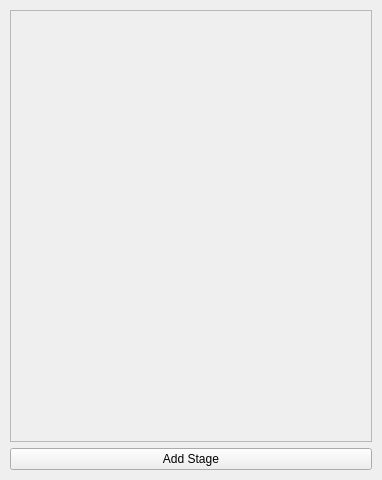
<?xml version="1.0" encoding="UTF-8"?>
<ui version="4.0">
 <class>RouteWidget</class>
 <widget class="QWidget" name="RouteWidget">
  <property name="geometry">
   <rect>
    <x>0</x>
    <y>0</y>
    <width>382</width>
    <height>480</height>
   </rect>
  </property>
  <property name="windowTitle">
   <string>RouteWidget</string>
  </property>
  <layout class="QGridLayout" name="gridLayout_2">
   <property name="leftMargin">
    <number>10</number>
   </property>
   <property name="topMargin">
    <number>10</number>
   </property>
   <property name="rightMargin">
    <number>10</number>
   </property>
   <property name="bottomMargin">
    <number>10</number>
   </property>
   <item row="1" column="0">
    <widget class="QScrollArea" name="scrollArea">
     <property name="widgetResizable">
      <bool>true</bool>
     </property>
     <widget class="QWidget" name="scrollAreaWidgetContents">
      <property name="geometry">
       <rect>
        <x>0</x>
        <y>0</y>
        <width>360</width>
        <height>429</height>
       </rect>
      </property>
      <layout class="QGridLayout" name="gridLayout">
       <item row="0" column="0">
        <layout class="QGridLayout" name="StageLayout"/>
       </item>
      </layout>
     </widget>
    </widget>
   </item>
   <item row="2" column="0">
    <widget class="QPushButton" name="AddStage">
     <property name="text">
      <string>Add Stage</string>
     </property>
    </widget>
   </item>
  </layout>
 </widget>
 <layoutdefault spacing="6" margin="11"/>
 <resources/>
 <connections/>
</ui>
